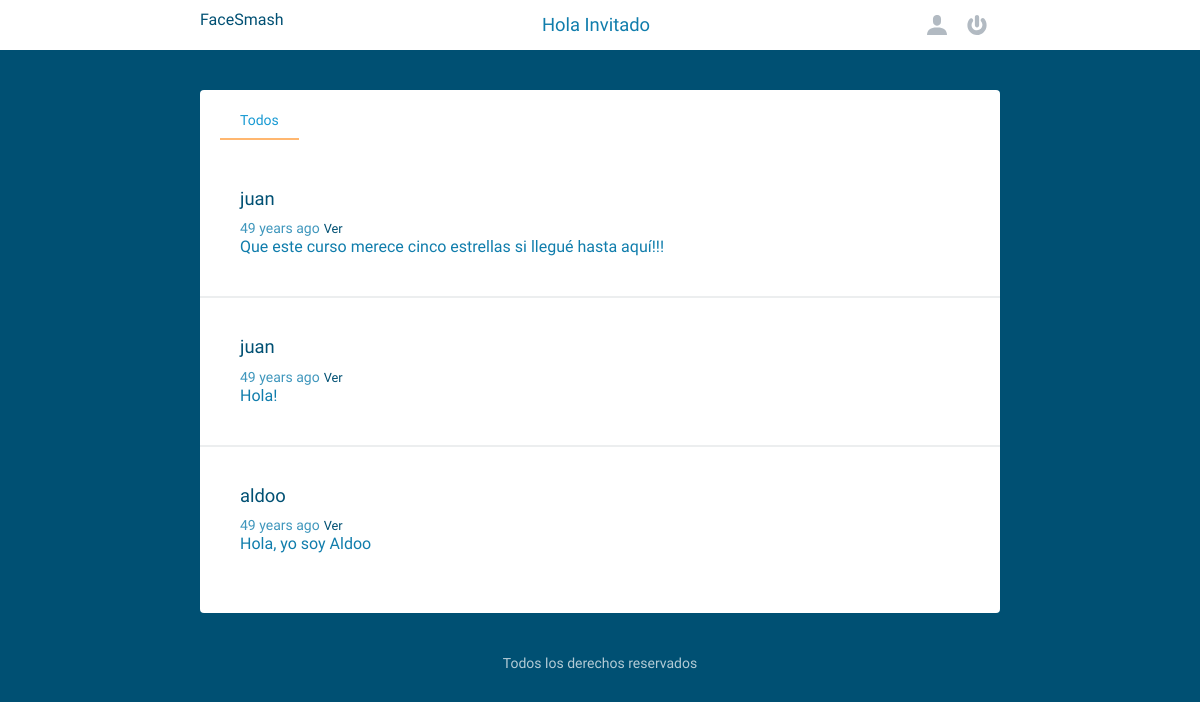
The page / on the database its author committed.
### modelos.py (models this page shows, shortened)
class Post(Model):
    user = ForeignKeyField(
        User,
        related_name='posts',
    )
    timestamp = DateTimeField(
        default=datetime.datetime.now
    )
    content = TextField()
    class Meta:
        database = DATABASE
        order_by = ('-joined_at',)

class User(UserMixin, Model):
    username = CharField(unique=True)
    email = CharField(unique=True)
    password = CharField(max_length=25)
    joined_at = DateTimeField(default=datetime.datetime.now)
    class Meta:
        database = DATABASE
        order_by = ('-joined_at',)

### app.py (the view)
@app.route('/')
def index():
    stream = modelos.Post.select().limit(100)
    return render_template('stream.html', stream=stream)

### app.py (called while the page is built)
@app.before_request
def before_request():
    g.db = modelos.DATABASE
    if g.db.is_closed():  # Comprueba que la conexión no está abierta
        g.db.connect()
        g.user = current_user # Apunta al usuario actual

@app.after_request
def after_request(response):
    g.db.close()
    return response

### templates/stream.html (shortened to what this page needs)
{% extends "layout.html" %}
{% block content %}
    {% for post in stream %}
        <article>
            <h2>
                <a href="{{ url_for('stream', username=post.user.username) }}">{{ post.user.username }}</a>
            </h2>
            <time data-time="{{ post.timestamp }}" class="distime"
                  datetime="{{ post.timestamp.strftime('%d-%m-%Y %H:%M:%S') }}">
            </time>
            <a href="{{ url_for('view_post', post_id=post.id) }}" class="view">Ver</a>
            <div class="post">
                {{ post.content }}
            </div>
        </article>
    {% endfor %}
{% endblock %}

### templates/layout.html (shortened to what this page needs)
<!DOCTYPE html>
<html class="no-js">
    <head>
        <link rel="stylesheet" href="/static/css/normalize.min.css">
        <link rel="stylesheet" href="/static/css/main.css">
    </head>
    <body>
        <header>
          <div class="row">
            <div class="grid-33">
              <a href="{{ url_for('index') }}" class="logo">FaceSmash</a>
            </div>
            <div class="grid-33">
                <h1>Hola {{ current_user.username }}</h1>
            </div>
            <div class="grid-33">
                {% if current_user.is_authenticated %}
                <a href="{{ url_for('logout') }}" class='icon-power' title='Log out'></a>
                {% else %}
                <a href="{{ url_for('login') }}" class='icon-power' title='Log in'></a>
                <a href="{{ url_for('register') }}" class='icon-profile' title='Register'></a>
                {% endif %}
            </div>
          </div>
        </header>
        <div class="row">
          <div class="main">
            <nav>
                <a href="{{ url_for('index') }}">Todos</a>
            </nav>
            {% block content %}
            {% endblock %}
          </div>
        </div>
        <footer>
          <div class="row">
            <p>Todos los derechos reservados</a></p>
          </div>
        </footer>
    </body>
</html>

### static/css/main.css (style rules this page uses)
body, input, button, textarea { font-family: 'Varela Round', Helvetica Neue, Helvetica, Arial, serif; }
body { font-size: 1em; color: #107dac; font-weight: 400; background: #005073; position: relative; }
a { text-decoration: none; color: #005073; }
h1, h2, h3, h4 { font-size: 1.15em; font-weight: normal; margin: 0; line-height: 1em; }
h1 { text-align: center; line-height: 30px; }
h2 { margin: 0 0 10px; }
p { margin: 0; line-height: 1.5em; }
header { width: 100%; background: #fff; padding: 10px 0; }
.logo { vertical-align: middle; display: block; float: left; }
.icon-profile { width: 30px; height: 30px; background: url('../img/icon-profile.svg') center no-repeat; background-size: 20px 20px; display: block; float: right; margin-right: 10px; }
.icon-power { width: 30px; height: 30px; background: url('../img/icon-power.svg') center no-repeat; background-size: 20px 20px; display: block; float: right; }
.main { max-width: 800px; margin: 40px auto 0; background: #fff; border-radius: 4px; transition: .35s linear; padding-bottom: 20px; }
nav { padding: 0 0 0 20px; position: relative; line-height: 60px; font-size: .875em; }
nav a { padding: 0 20px 10px; }
nav a.current { color: #189ad3; border-bottom: 2px solid #FFB770; }
article { border-bottom: 2px solid #ECEEEF; margin: 0; padding: 40px; }
article:last-child { border-bottom: 0; }
time { font-size: .875em; opacity: .8; }
.view { font-size: 0.8em; text-transform: upper; }
footer { color: #fff; text-align: center; font-size: .875em; margin: 40px 0; }
footer p { opacity: .7; }
.row { max-width: 800px; padding: 0 40px; margin: 0 auto; transition: .35s linear; }
.row:before, .row:after { content: ''; display: table; }
.row:after { clear: both; }
.grid-33 { display: inline-block; float: left; width: 33%; }

### rows shown on the page
Post: user.username "juan", content "Que este curso merece cinco estrellas si llegué hasta aquí!!!"
Post: user.username "juan", content "Hola!"
Post: user.username "aldoo", content "Hola, yo soy Aldoo"

### other values the page prints
{{ current_user.username }} "Invitado"
